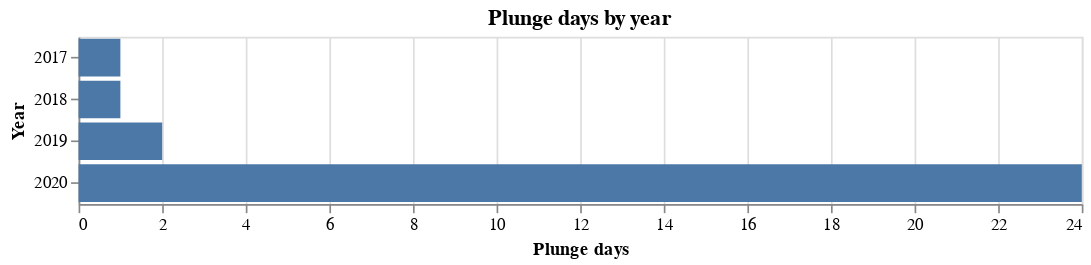

The notebook cell saved with this chart:
### Markdown cell above
With a record number of plunge days in 2020...

### Code cell
plunges = (all_years.rate < 0).resample('D').sum()
by_year = (plunges > 0).groupby(plunges.index.year).sum().astype(int)
alt.Chart(by_year.reset_index()).mark_bar().encode(
    alt.X('rate', title='Plunge days'),
    alt.Y('timestamp:O', title='Year'),
).properties(
    title='Plunge days by year',
    width=600,
    height=100,
)

### Figure 1 — Vega-Lite specification as saved in the notebook (floating-point values rounded to 4 significant figures)
{"config": {"view": {"continuousWidth": 400, "continuousHeight": 300}}, "data": {"name": "data-7d34cad104343db3243e9e070734ef8a"}, "mark": "bar", "encoding": {"x": {"type": "quantitative", "field": "rate", "title": "Plunge days"}, "y": {"type": "ordinal", "field": "timestamp", "title": "Year"}}, "height": 100, "title": "Plunge days by year", "width": 600, "$schema": "https://vega.github.io/schema/vega-lite/v4.8.1.json", "datasets": {"data-7d34cad104343db3243e9e070734ef8a": [{"timestamp": 2017, "rate": 1}, {"timestamp": 2018, "rate": 1}, {"timestamp": 2019, "rate": 2}, {"timestamp": 2020, "rate": 24}]}}
